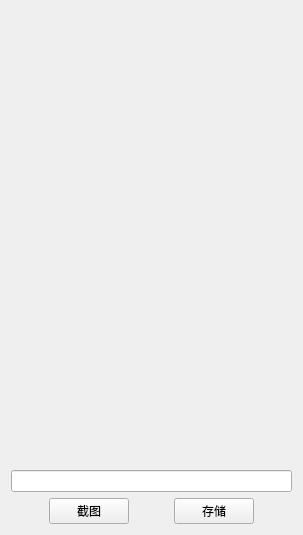
<?xml version="1.0" encoding="UTF-8"?>
<ui version="4.0">
 <class>Widget</class>
 <widget class="QWidget" name="Widget">
  <property name="geometry">
   <rect>
    <x>0</x>
    <y>0</y>
    <width>303</width>
    <height>535</height>
   </rect>
  </property>
  <property name="windowTitle">
   <string>Widget</string>
  </property>
  <layout class="QVBoxLayout" name="verticalLayout">
   <item>
    <widget class="Scan" name="scan" native="true"/>
   </item>
   <item>
    <widget class="QLineEdit" name="lineEdit"/>
   </item>
   <item>
    <layout class="QHBoxLayout" name="horizontalLayout">
     <item>
      <spacer name="horizontalSpacer">
       <property name="orientation">
        <enum>Qt::Orientation::Horizontal</enum>
       </property>
       <property name="sizeHint" stdset="0">
        <size>
         <width>40</width>
         <height>20</height>
        </size>
       </property>
      </spacer>
     </item>
     <item>
      <widget class="QPushButton" name="btn_cut">
       <property name="text">
        <string>截图</string>
       </property>
      </widget>
     </item>
     <item>
      <spacer name="horizontalSpacer_2">
       <property name="orientation">
        <enum>Qt::Orientation::Horizontal</enum>
       </property>
       <property name="sizeHint" stdset="0">
        <size>
         <width>40</width>
         <height>20</height>
        </size>
       </property>
      </spacer>
     </item>
     <item>
      <widget class="QPushButton" name="btn_store">
       <property name="text">
        <string>存储</string>
       </property>
      </widget>
     </item>
     <item>
      <spacer name="horizontalSpacer_3">
       <property name="orientation">
        <enum>Qt::Orientation::Horizontal</enum>
       </property>
       <property name="sizeHint" stdset="0">
        <size>
         <width>40</width>
         <height>20</height>
        </size>
       </property>
      </spacer>
     </item>
    </layout>
   </item>
  </layout>
 </widget>
 <customwidgets>
  <customwidget>
   <class>Scan</class>
   <extends>QWidget</extends>
   <header location="global">scan.h</header>
   <container>1</container>
  </customwidget>
 </customwidgets>
 <resources/>
 <connections/>
</ui>
